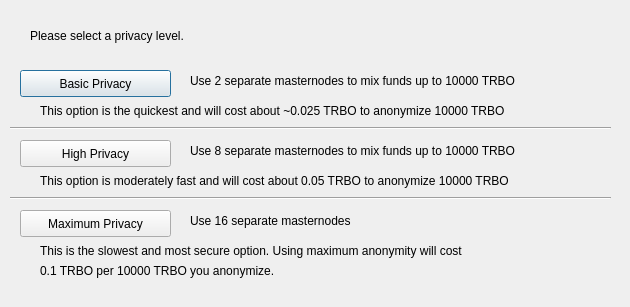
<?xml version="1.0" encoding="UTF-8"?>
<ui version="4.0">
 <class>ObfuscationConfig</class>
 <widget class="QDialog" name="ObfuscationConfig">
  <property name="geometry">
   <rect>
    <x>0</x>
    <y>0</y>
    <width>630</width>
    <height>307</height>
   </rect>
  </property>
  <property name="windowTitle">
   <string>Configure Obfuscation</string>
  </property>
  <widget class="QPushButton" name="buttonBasic">
   <property name="geometry">
    <rect>
     <x>20</x>
     <y>70</y>
     <width>151</width>
     <height>27</height>
    </rect>
   </property>
   <property name="text">
    <string>Basic Privacy</string>
   </property>
  </widget>
  <widget class="QPushButton" name="buttonHigh">
   <property name="geometry">
    <rect>
     <x>20</x>
     <y>140</y>
     <width>151</width>
     <height>27</height>
    </rect>
   </property>
   <property name="text">
    <string>High Privacy</string>
   </property>
  </widget>
  <widget class="QPushButton" name="buttonMax">
   <property name="geometry">
    <rect>
     <x>20</x>
     <y>210</y>
     <width>151</width>
     <height>27</height>
    </rect>
   </property>
   <property name="text">
    <string>Maximum Privacy</string>
   </property>
  </widget>
  <widget class="QLabel" name="label">
   <property name="geometry">
    <rect>
     <x>30</x>
     <y>20</y>
     <width>571</width>
     <height>31</height>
    </rect>
   </property>
   <property name="text">
    <string>Please select a privacy level.</string>
   </property>
  </widget>
  <widget class="QLabel" name="label_2">
   <property name="geometry">
    <rect>
     <x>190</x>
     <y>70</y>
     <width>421</width>
     <height>21</height>
    </rect>
   </property>
   <property name="text">
    <string>Use 2 separate masternodes to mix funds up to 10000 TRBO</string>
   </property>
  </widget>
  <widget class="QLabel" name="label_3">
   <property name="geometry">
    <rect>
     <x>190</x>
     <y>140</y>
     <width>411</width>
     <height>21</height>
    </rect>
   </property>
   <property name="text">
    <string>Use 8 separate masternodes to mix funds up to 10000 TRBO</string>
   </property>
  </widget>
  <widget class="QLabel" name="label_4">
   <property name="geometry">
    <rect>
     <x>190</x>
     <y>210</y>
     <width>421</width>
     <height>21</height>
    </rect>
   </property>
   <property name="text">
    <string>Use 16 separate masternodes</string>
   </property>
  </widget>
  <widget class="QLabel" name="label_6">
   <property name="geometry">
    <rect>
     <x>40</x>
     <y>100</y>
     <width>561</width>
     <height>21</height>
    </rect>
   </property>
   <property name="text">
    <string>This option is the quickest and will cost about ~0.025 TRBO to anonymize 10000 TRBO</string>
   </property>
  </widget>
  <widget class="QLabel" name="label_7">
   <property name="geometry">
    <rect>
     <x>40</x>
     <y>170</y>
     <width>561</width>
     <height>21</height>
    </rect>
   </property>
   <property name="text">
    <string>This option is moderately fast and will cost about 0.05 TRBO to anonymize 10000 TRBO</string>
   </property>
  </widget>
  <widget class="QLabel" name="label_8">
   <property name="geometry">
    <rect>
     <x>40</x>
     <y>240</y>
     <width>561</width>
     <height>21</height>
    </rect>
   </property>
   <property name="text">
    <string>This is the slowest and most secure option. Using maximum anonymity will cost</string>
   </property>
  </widget>
  <widget class="QLabel" name="label_9">
   <property name="geometry">
    <rect>
     <x>40</x>
     <y>260</y>
     <width>561</width>
     <height>21</height>
    </rect>
   </property>
   <property name="text">
    <string>0.1 TRBO per 10000 TRBO you anonymize.</string>
   </property>
  </widget>
  <widget class="Line" name="line">
   <property name="geometry">
    <rect>
     <x>10</x>
     <y>120</y>
     <width>601</width>
     <height>16</height>
    </rect>
   </property>
   <property name="orientation">
    <enum>Qt::Horizontal</enum>
   </property>
  </widget>
  <widget class="Line" name="line_2">
   <property name="geometry">
    <rect>
     <x>10</x>
     <y>190</y>
     <width>601</width>
     <height>16</height>
    </rect>
   </property>
   <property name="orientation">
    <enum>Qt::Horizontal</enum>
   </property>
  </widget>
 </widget>
 <resources/>
 <connections/>
</ui>
